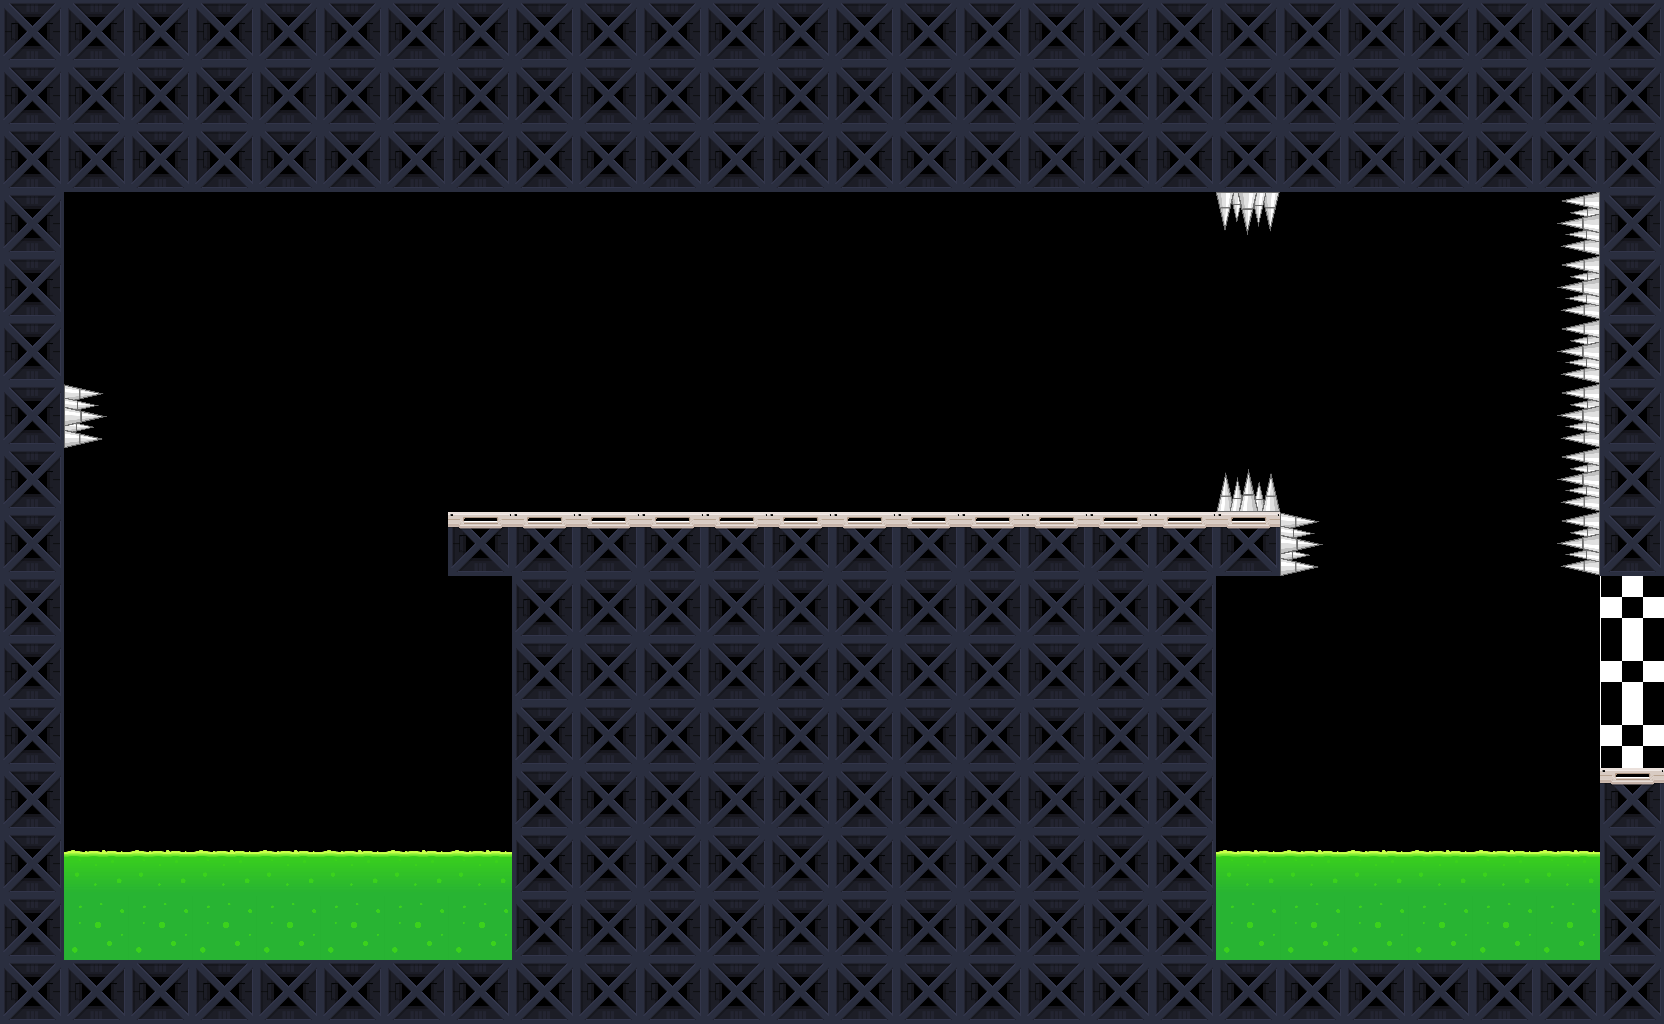

Tiled map render using the project's own tile images. Description and the whole map definition, tile-layer contents included, below:
An orthogonal 26x16 tile map with 64x64 px tiles, 1 tile layer (L0) and 17 objects (6x static, EsatWallTop, SpawnPlayer, TRANS).

<map version="1.2" tiledversion="2019.05.08" orientation="orthogonal" renderorder="left-up" width="26" height="16" tilewidth="64" tileheight="64" infinite="0" nextlayerid="11" nextobjectid="39">
 <properties>
  <property name="isBoundingBox" type="bool" value="true" />
  <property name="isDebug" type="bool" value="true" />
  <property name="isFollow" type="bool" value="false" />
  <property name="isPhyDebug" type="bool" value="true" />
  <property name="isScrollX" type="bool" value="false" />
  <property name="isScrollY" type="bool" value="false" />
 </properties>
 <tileset firstgid="1" name="Tiles" tilewidth="128" tileheight="128" tilecount="15" columns="0">
  <grid orientation="orthogonal" width="1" height="1" />
  <tile id="1" type="TR-1">
   <properties>
    <property name="PE_Key" value="NA" />
    <property name="PhysicsBody" value="BOUNDING_BOX" />
    <property name="TAG" type="int" value="80" />
    <property name="isDynamic" type="bool" value="false" />
    <property name="isUseOnContact" type="bool" value="false" />
    <property name="isUsePhysics" type="bool" value="true" />
   </properties>
   <image width="64" height="64" source="Tile2.png" />
   <objectgroup draworder="index">
    <object id="1" x="0" y="0" width="64" height="64" />
   </objectgroup>
  </tile>
  <tile id="4" type="TR-0">
   <properties>
    <property name="PE_Key" value="NA" />
    <property name="PhysicsBody" value="BOUNDING_BOX" />
    <property name="TAG" type="int" value="82" />
    <property name="isDynamic" type="bool" value="false" />
    <property name="isUseOnContact" type="bool" value="false" />
    <property name="isUsePhysics" type="bool" value="true" />
   </properties>
   <image width="64" height="64" source="Tile5.png" />
   <objectgroup draworder="index">
    <object id="1" x="0" y="0" width="64" height="64" />
   </objectgroup>
  </tile>
  <tile id="15" type="Acid">
   <properties>
    <property name="CategoryBitmask" value="100000_000000_000000_000000" />
    <property name="CollisionBitmask" value="000000_000000_11111111_11111111" />
    <property name="ContactTestBitmask" value="11111111_11111111_11111111_11111111" />
    <property name="GameObject" value="Hostile" />
    <property name="GivesDamage" type="int" value="100" />
    <property name="Group" type="int" value="0" />
    <property name="PE_Key" value="NA" />
    <property name="PhysicsBody" value="BOUNDING_BOX" />
    <property name="TAG" type="int" value="100" />
    <property name="canGiveDamage" type="bool" value="false" />
    <property name="canTakeDamage" type="bool" value="false" />
    <property name="health" value="INF" />
    <property name="isDynamic" type="bool" value="false" />
    <property name="isUseOnContact" type="bool" value="false" />
    <property name="isUsePhysics" type="bool" value="true" />
   </properties>
   <image width="64" height="64" source="Acid_Bottom.png" />
   <objectgroup draworder="index">
    <object id="1" x="0" y="0" width="4" height="64" />
   </objectgroup>
  </tile>
  <tile id="16" type="AcidTop">
   <properties>
    <property name="CategoryBitmask" value="010000_000000_000000_000000" />
    <property name="CollisionBitmask" value="000000_000000_11111111_11111111" />
    <property name="ContactTestBitmask" value="11111111_11111111_11111111_11111111" />
    <property name="GameObject" value="Hostile" />
    <property name="GivesDamage" type="int" value="100" />
    <property name="Group" type="int" value="0" />
    <property name="PE_Key" value="AcidTop" />
    <property name="PhysicsBody" value="PE" />
    <property name="TAG" type="int" value="100" />
    <property name="canGiveDamage" type="bool" value="false" />
    <property name="canTakeDamage" type="bool" value="false" />
    <property name="health" value="INF" />
    <property name="isDynamic" type="bool" value="false" />
    <property name="isUseOnContact" type="bool" value="true" />
    <property name="isUsePhysics" type="bool" value="true" />
   </properties>
   <image width="64" height="64" source="Acid_Top.png" />
   <objectgroup draworder="index">
    <object id="1" x="2" y="23" width="61" height="40" />
   </objectgroup>
  </tile>
  <tile id="22" type="SpikeWest">
   <properties>
    <property name="CategoryBitmask" value="100000_000000_000000_000000" />
    <property name="CollisionBitmask" value="000000_000000_11111111_11111111" />
    <property name="ContactTestBitmask" value="11111111_11111111_11111111_11111111" />
    <property name="GameObject" value="Hostile" />
    <property name="GivesDamage" type="int" value="30" />
    <property name="Group" type="int" value="0" />
    <property name="PE_Key" value="SpikeWest" />
    <property name="PhysicsBody" value="PE" />
    <property name="TAG" type="int" value="100" />
    <property name="canGiveDamage" type="bool" value="false" />
    <property name="canTakeDamage" type="bool" value="false" />
    <property name="health" value="INF" />
    <property name="isDynamic" type="bool" value="false" />
    <property name="isUseOnContact" type="bool" value="true" />
    <property name="isUsePhysics" type="bool" value="true" />
   </properties>
   <image width="64" height="64" source="SpikeWest.png" />
   <objectgroup draworder="index">
    <object id="1" x="27" y="2" width="36" height="60" />
   </objectgroup>
  </tile>
  <tile id="23" type="SpikeEast">
   <properties>
    <property name="CategoryBitmask" value="100000_000000_000000_000000" />
    <property name="CollisionBitmask" value="000000_000000_11111111_11111111" />
    <property name="ContactTestBitmask" value="11111111_11111111_11111111_11111111" />
    <property name="GameObject" value="Hostile" />
    <property name="GivesDamage" type="int" value="30" />
    <property name="Group" type="int" value="0" />
    <property name="PE_Key" value="SpikeEast" />
    <property name="PhysicsBody" value="PE" />
    <property name="TAG" type="int" value="100" />
    <property name="canGiveDamage" type="bool" value="false" />
    <property name="canTakeDamage" type="bool" value="false" />
    <property name="health" value="INF" />
    <property name="isDynamic" type="bool" value="false" />
    <property name="isUseOnContact" type="bool" value="true" />
    <property name="isUsePhysics" type="bool" value="true" />
   </properties>
   <image width="64" height="64" source="SpikeEast.png" />
   <objectgroup draworder="index">
    <object id="1" x="0" y="0" width="34" height="64" />
   </objectgroup>
  </tile>
  <tile id="24" type="SpikeSouth">
   <properties>
    <property name="CategoryBitmask" value="100000_000000_000000_000000" />
    <property name="CollisionBitmask" value="000000_000000_11111111_11111111" />
    <property name="ContactTestBitmask" value="11111111_11111111_11111111_11111111" />
    <property name="GameObject" value="Hostile" />
    <property name="GivesDamage" type="int" value="30" />
    <property name="Group" type="int" value="0" />
    <property name="PE_Key" value="SpikeSouth" />
    <property name="PhysicsBody" value="PE" />
    <property name="TAG" type="int" value="100" />
    <property name="canGiveDamage" type="bool" value="false" />
    <property name="canTakeDamage" type="bool" value="false" />
    <property name="health" value="INF" />
    <property name="isDynamic" type="bool" value="false" />
    <property name="isUseOnContact" type="bool" value="true" />
    <property name="isUsePhysics" type="bool" value="true" />
   </properties>
   <image width="64" height="64" source="SpikeSoth.png" />
   <objectgroup draworder="index">
    <object id="1" x="0" y="0" width="64" height="34" />
   </objectgroup>
  </tile>
  <tile id="25" type="SpikeNorth">
   <properties>
    <property name="CategoryBitmask" value="100000_000000_000000_000000" />
    <property name="CollisionBitmask" value="000000_000000_11111111_11111111" />
    <property name="ContactTestBitmask" value="11111111_11111111_11111111_11111111" />
    <property name="GameObject" value="Hostile" />
    <property name="GivesDamage" type="int" value="30" />
    <property name="Group" type="int" value="0" />
    <property name="PE_Key" value="SpikeNorth" />
    <property name="PhysicsBody" value="PE" />
    <property name="TAG" type="int" value="100" />
    <property name="canGiveDamage" type="bool" value="false" />
    <property name="canTakeDamage" type="bool" value="false" />
    <property name="health" value="INF" />
    <property name="isDynamic" type="bool" value="false" />
    <property name="isUseOnContact" type="bool" value="true" />
    <property name="isUsePhysics" type="bool" value="true" />
   </properties>
   <image width="64" height="64" source="SpikeNorth.png" />
   <objectgroup draworder="index">
    <object id="1" x="0" y="34" width="64" height="35" />
   </objectgroup>
  </tile>
  <tile id="26" type="Finish">
   <properties>
    <property name="CategoryBitmask" value="100000_000000_000000_000000" />
    <property name="CollisionBitmask" value="000000_000000_11111111_11111111" />
    <property name="ContactTestBitmask" value="11111111_11111111_11111111_11111111" />
    <property name="GameObject" value="Exit" />
    <property name="GivesDamage" type="int" value="100" />
    <property name="Group" type="int" value="0" />
    <property name="PE_Key" value="NA" />
    <property name="PhysicsBody" value="BOUNDING_BOX" />
    <property name="TAG" type="int" value="100" />
    <property name="canGiveDamage" type="bool" value="false" />
    <property name="canTakeDamage" type="bool" value="false" />
    <property name="health" value="INF" />
    <property name="isDynamic" type="bool" value="false" />
    <property name="isUseOnContact" type="bool" value="false" />
    <property name="isUsePhysics" type="bool" value="false" />
   </properties>
   <image width="64" height="64" source="finish64x64.png" />
  </tile>
  <tile id="27" type="QuartzCrystalEast">
   <properties>
    <property name="CategoryBitmask" value="100000_000000_000000_000000" />
    <property name="CollisionBitmask" value="000000_000000_11111111_11111111" />
    <property name="ContactTestBitmask" value="11111111_11111111_11111111_11111111" />
    <property name="GameObject" value="Hostile" />
    <property name="GivesDamage" type="int" value="1" />
    <property name="Group" type="int" value="0" />
    <property name="PE_Key" value="QuartzCrystalEast" />
    <property name="PhysicsBody" value="PE" />
    <property name="TAG" type="int" value="100" />
    <property name="canGiveDamage" type="bool" value="false" />
    <property name="canTakeDamage" type="bool" value="false" />
    <property name="health" value="INF" />
    <property name="isDynamic" type="bool" value="false" />
    <property name="isUseOnContact" type="bool" value="true" />
    <property name="isUsePhysics" type="bool" value="true" />
   </properties>
   <image width="128" height="128" source="QuartzCrystalEast.png" />
  </tile>
  <tile id="28" type="QuartzCrystalNorth">
   <properties>
    <property name="CategoryBitmask" value="100000_000000_000000_000000" />
    <property name="CollisionBitmask" value="000000_000000_11111111_11111111" />
    <property name="ContactTestBitmask" value="11111111_11111111_11111111_11111111" />
    <property name="GameObject" value="Hostile" />
    <property name="GivesDamage" type="int" value="1" />
    <property name="Group" type="int" value="0" />
    <property name="PE_Key" value="QuartzCrystalNorth" />
    <property name="PhysicsBody" value="PE" />
    <property name="TAG" type="int" value="100" />
    <property name="canGiveDamage" type="bool" value="false" />
    <property name="canTakeDamage" type="bool" value="false" />
    <property name="health" value="INF" />
    <property name="isDynamic" type="bool" value="false" />
    <property name="isUseOnContact" type="bool" value="true" />
    <property name="isUsePhysics" type="bool" value="true" />
   </properties>
   <image width="128" height="128" source="QuartzCrystalNorth.png" />
  </tile>
  <tile id="29" type="QuartzCrystalNorth3">
   <properties>
    <property name="CategoryBitmask" value="100000_000000_000000_000000" />
    <property name="CollisionBitmask" value="000000_000000_11111111_11111111" />
    <property name="ContactTestBitmask" value="11111111_11111111_11111111_11111111" />
    <property name="GameObject" value="Hostile" />
    <property name="GivesDamage" type="int" value="1" />
    <property name="Group" type="int" value="0" />
    <property name="PE_Key" value="QuartzCrystalNorth3" />
    <property name="PhysicsBody" value="PE" />
    <property name="TAG" type="int" value="100" />
    <property name="canGiveDamage" type="bool" value="false" />
    <property name="canTakeDamage" type="bool" value="false" />
    <property name="health" value="INF" />
    <property name="isDynamic" type="bool" value="false" />
    <property name="isUseOnContact" type="bool" value="true" />
    <property name="isUsePhysics" type="bool" value="true" />
   </properties>
   <image width="128" height="128" source="QuartzCrystalNorth3.png" />
  </tile>
  <tile id="30" type="QuartzCrystalNorthFliped3">
   <properties>
    <property name="CategoryBitmask" value="100000_000000_000000_000000" />
    <property name="CollisionBitmask" value="000000_000000_11111111_11111111" />
    <property name="ContactTestBitmask" value="11111111_11111111_11111111_11111111" />
    <property name="GameObject" value="Hostile" />
    <property name="GivesDamage" type="int" value="1" />
    <property name="Group" type="int" value="0" />
    <property name="PE_Key" value="QuartzCrystalNorthFliped3" />
    <property name="PhysicsBody" value="PE" />
    <property name="TAG" type="int" value="100" />
    <property name="canGiveDamage" type="bool" value="false" />
    <property name="canTakeDamage" type="bool" value="false" />
    <property name="health" value="INF" />
    <property name="isDynamic" type="bool" value="false" />
    <property name="isUseOnContact" type="bool" value="true" />
    <property name="isUsePhysics" type="bool" value="true" />
   </properties>
   <image width="128" height="128" source="QuartzCrystalNorthFliped3.png" />
  </tile>
  <tile id="31" type="QuartzCrystalSouth">
   <properties>
    <property name="CategoryBitmask" value="100000_000000_000000_000000" />
    <property name="CollisionBitmask" value="000000_000000_11111111_11111111" />
    <property name="ContactTestBitmask" value="11111111_11111111_11111111_11111111" />
    <property name="GameObject" value="Hostile" />
    <property name="GivesDamage" type="int" value="1" />
    <property name="Group" type="int" value="0" />
    <property name="PE_Key" value="QuartzCrystalSouth" />
    <property name="PhysicsBody" value="PE" />
    <property name="TAG" type="int" value="100" />
    <property name="canGiveDamage" type="bool" value="false" />
    <property name="canTakeDamage" type="bool" value="false" />
    <property name="health" value="INF" />
    <property name="isDynamic" type="bool" value="false" />
    <property name="isUseOnContact" type="bool" value="true" />
    <property name="isUsePhysics" type="bool" value="true" />
   </properties>
   <image width="128" height="128" source="QuartzCrystalSouth.png" />
  </tile>
  <tile id="32" type="QuartzCrystalWest">
   <properties>
    <property name="CategoryBitmask" value="100000_000000_000000_000000" />
    <property name="CollisionBitmask" value="000000_000000_11111111_11111111" />
    <property name="ContactTestBitmask" value="11111111_11111111_11111111_11111111" />
    <property name="GameObject" value="Hostile" />
    <property name="GivesDamage" type="int" value="1" />
    <property name="Group" type="int" value="0" />
    <property name="PE_Key" value="QuartzCrystalWest" />
    <property name="PhysicsBody" value="PE" />
    <property name="TAG" type="int" value="100" />
    <property name="canGiveDamage" type="bool" value="false" />
    <property name="canTakeDamage" type="bool" value="false" />
    <property name="health" value="INF" />
    <property name="isDynamic" type="bool" value="false" />
    <property name="isUseOnContact" type="bool" value="true" />
    <property name="isUsePhysics" type="bool" value="true" />
   </properties>
   <image width="128" height="128" source="QuartzCrystalWest.png" />
  </tile>
 </tileset>
 <layer id="6" name="L0" width="26" height="16">
  <data encoding="csv">
5,5,5,5,5,5,5,5,5,5,5,5,5,5,5,5,5,5,5,5,5,5,5,5,5,5,
5,5,5,5,5,5,5,5,5,5,5,5,5,5,5,5,5,5,5,5,5,5,5,5,5,5,
5,5,5,5,5,5,5,5,5,5,5,5,5,5,5,5,5,5,5,5,5,5,5,5,5,5,
5,0,0,0,0,0,0,0,0,0,0,0,0,0,0,0,0,0,0,25,0,0,0,0,23,5,
5,0,0,0,0,0,0,0,0,0,0,0,0,0,0,0,0,0,0,0,0,0,0,0,23,5,
5,0,0,0,0,0,0,0,0,0,0,0,0,0,0,0,0,0,0,0,0,0,0,0,23,5,
5,24,0,0,0,0,0,0,0,0,0,0,0,0,0,0,0,0,0,0,0,0,0,0,23,5,
5,0,0,0,0,0,0,0,0,0,0,0,0,0,0,0,0,0,0,26,0,0,0,0,23,5,
5,0,0,0,0,0,0,2,2,2,2,2,2,2,2,2,2,2,2,2,24,0,0,0,23,5,
5,0,0,0,0,0,0,0,5,5,5,5,5,5,5,5,5,5,5,0,0,0,0,0,0,27,
5,0,0,0,0,0,0,0,5,5,5,5,5,5,5,5,5,5,5,0,0,0,0,0,0,27,
5,0,0,0,0,0,0,0,5,5,5,5,5,5,5,5,5,5,5,0,0,0,0,0,0,27,
5,0,0,0,0,0,0,0,5,5,5,5,5,5,5,5,5,5,5,0,0,0,0,0,0,2,
5,17,17,17,17,17,17,17,5,5,5,5,5,5,5,5,5,5,5,17,17,17,17,17,17,5,
5,16,16,16,16,16,16,16,5,5,5,5,5,5,5,5,5,5,5,16,16,16,16,16,16,5,
5,5,5,5,5,5,5,5,5,5,5,5,5,5,5,5,5,5,5,5,5,5,5,5,5,5
</data>
 </layer>
 <objectgroup id="2" name="O1-PHY">
  <object id="3" name="Top" type="static" x="0" y="0" width="1662" height="192" />
  <object id="4" name="WestWall" type="static" x="0" y="192" width="62" height="832" />
  <object id="5" name="Bottom" type="static" x="64" y="961" width="1600" height="64" />
  <object id="6" name="static" type="EsatWallTop" x="1601" y="199" width="63" height="388" />
  <object id="7" name="EastWall-Bottom" type="static" x="1600" y="771" width="66" height="188" />
  <object id="8" name="CenterPlatform" type="static" x="512" y="578" width="704" height="381" />
  <object id="9" name="CenterPlatform-Top" type="static" x="458" y="515" width="825" height="63" />
 </objectgroup>
 <objectgroup id="7" name="O2-ELEMENTS">
  <object id="31" name="SpawnPlayer" type="SpawnPlayer" x="260" y="642">
   <point />
  </object>
  <object id="34" name="TRANS" type="TRANS" x="1622" y="572" width="46" height="176" />
 </objectgroup>
</map>
